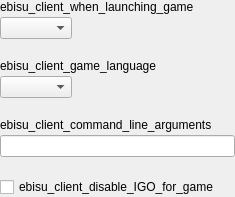
<?xml version="1.0" encoding="UTF-8"?>
<ui version="4.0">
 <class>GamePropertiesView</class>
 <widget class="QWidget" name="GamePropertiesView">
  <property name="geometry">
   <rect>
    <x>0</x>
    <y>0</y>
    <width>235</width>
    <height>136</height>
   </rect>
  </property>
  <layout class="QVBoxLayout" name="verticalLayout">
   <item>
    <widget class="QWidget" name="launchOptions" native="true">
    <layout class="QVBoxLayout" name="launchOptionsLayout">
     <property name="spacing">
      <number>0</number>
     </property>
     <item>
      <widget class="Origin::UIToolkit::OriginLabel" name="lblLaunchOptions">
       <property name="text">
        <string>ebisu_client_when_launching_game</string>
       </property>
      </widget>
     </item>
     <item>
      <spacer name="verticalSpacer_1">
       <property name="orientation">
        <enum>Qt::Vertical</enum>
       </property>
       <property name="sizeType">
        <enum>QSizePolicy::Fixed</enum>
       </property>
       <property name="sizeHint" stdset="0">
        <size>
         <width>20</width>
         <height>3</height>
        </size>
       </property>
      </spacer>
     </item>
     <item>
      <widget class="Origin::UIToolkit::OriginDropdown" name="ddLaunchOptions">
       <property name="sizePolicy">
        <sizepolicy hsizetype="Fixed" vsizetype="Fixed">
         <horstretch>0</horstretch>
         <verstretch>0</verstretch>
        </sizepolicy>
       </property>
      </widget>
     </item>
    </layout>
    </widget>
   </item>
   <item>
    <widget class="QWidget" name="langOptions" native="true">
    <layout class="QVBoxLayout" name="langOptionsLayout">
     <property name="spacing">
      <number>0</number>
     </property>
     <item>
      <widget class="Origin::UIToolkit::OriginLabel" name="lblLangOptions">
       <property name="text">
        <string>ebisu_client_game_language</string>
       </property>
      </widget>
     </item>
     <item>
      <spacer name="verticalSpacer_1">
       <property name="orientation">
        <enum>Qt::Vertical</enum>
       </property>
       <property name="sizeType">
        <enum>QSizePolicy::Fixed</enum>
       </property>
       <property name="sizeHint" stdset="0">
        <size>
         <width>20</width>
         <height>3</height>
        </size>
       </property>
      </spacer>
     </item>
     <item>
      <widget class="Origin::UIToolkit::OriginDropdown" name="ddLangOptions">
       <property name="sizePolicy">
        <sizepolicy hsizetype="Fixed" vsizetype="Fixed">
         <horstretch>0</horstretch>
         <verstretch>0</verstretch>
        </sizepolicy>
       </property>
      </widget>
     </item>
    </layout>
    </widget>
   </item>
   
   <item>
    <layout class="QVBoxLayout" name="commandLineLayout">
     <property name="spacing">
      <number>0</number>
     </property>
     <item>
      <widget class="Origin::UIToolkit::OriginLabel" name="lblCommandLineArg">
       <property name="text">
        <string>ebisu_client_command_line_arguments</string>
       </property>
      </widget>
     </item>
     <item>
      <spacer name="verticalSpacer_1">
       <property name="orientation">
        <enum>Qt::Vertical</enum>
       </property>
       <property name="sizeType">
        <enum>QSizePolicy::Fixed</enum>
       </property>
       <property name="sizeHint" stdset="0">
        <size>
         <width>20</width>
         <height>3</height>
        </size>
       </property>
      </spacer>
     </item>
     <item>
      <widget class="Origin::UIToolkit::OriginSingleLineEdit" name="leCommandLineArg" native="true"/>
     </item>
    </layout>
   </item>
   <item>
    <widget class="Origin::UIToolkit::OriginCheckButton" name="cbDisableOIG" native="true">
     <property name="text">
      <string>ebisu_client_disable_IGO_for_game</string>
     </property>
    </widget>
   </item>
   <item>
    <spacer name="verticalSpacer_2">
     <property name="orientation">
      <enum>Qt::Vertical</enum>
     </property>
     <property name="sizeHint" stdset="0">
      <size>
       <width>20</width>
       <height>20</height>
      </size>
     </property>
    </spacer>
   </item>
  </layout>
 </widget>
 <layoutdefault spacing="20" margin="0"/>
 <customwidgets>
  <customwidget>
   <class>Origin::UIToolkit::OriginLabel</class>
   <extends>QLabel</extends>
   <header>originlabel.h</header>
  </customwidget>
  <customwidget>
   <class>Origin::UIToolkit::OriginDropdown</class>
   <extends>QComboBox</extends>
   <header>origindropdown.h</header>
  </customwidget>
  <customwidget>
   <class>Origin::UIToolkit::OriginSingleLineEdit</class>
   <extends>QLineEdit</extends>
   <header>originsinglelineedit.h</header>
  </customwidget>
  <customwidget>
   <class>Origin::UIToolkit::OriginCheckButton</class>
   <extends>QCheckBox</extends>
   <header>origincheckbutton.h</header>
  </customwidget>
 </customwidgets>
 <resources/>
 <connections/>
</ui>
